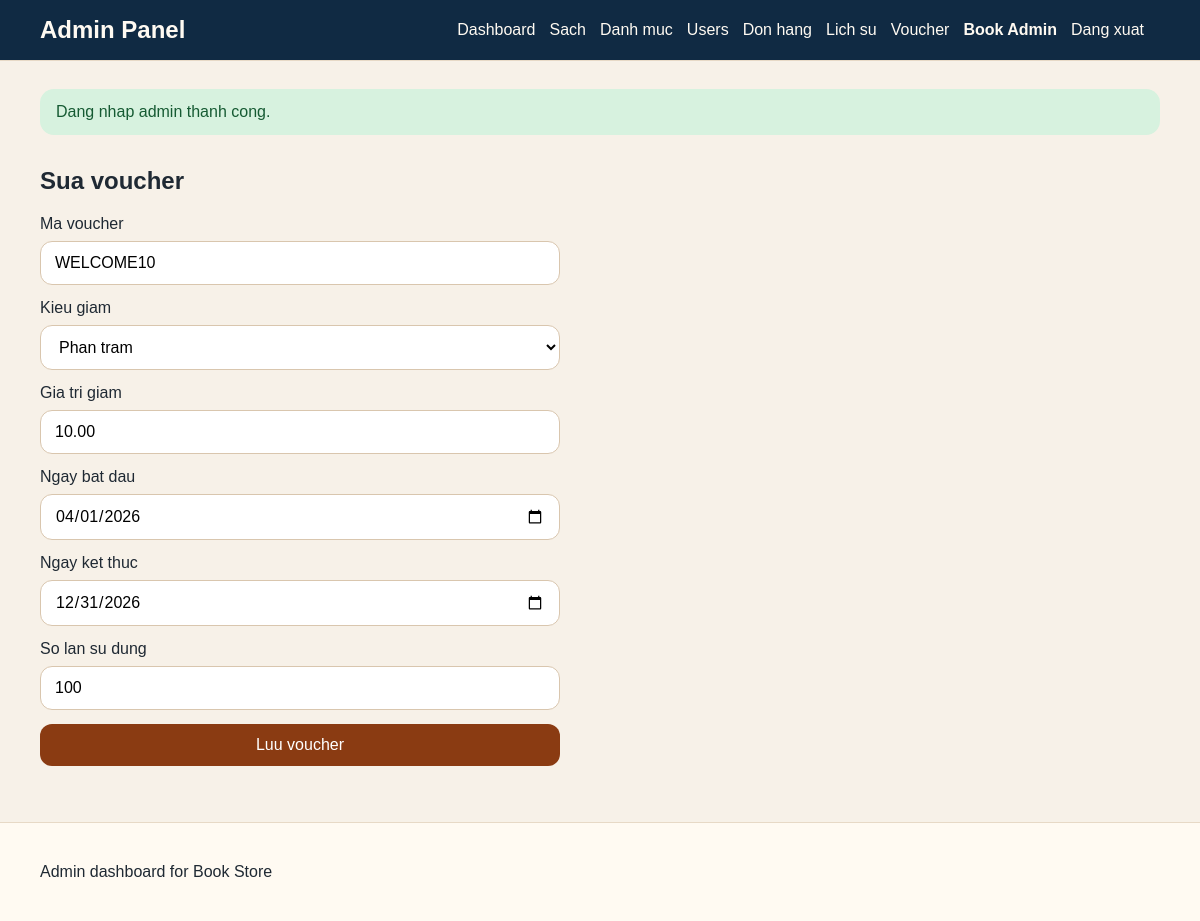
The page /index.php?route=admin-vouchers-edit&id=1 (signed in) on the database its author committed.
### tables this page shows
CREATE TABLE IF NOT EXISTS vouchers (
    id INT AUTO_INCREMENT PRIMARY KEY,
    code VARCHAR(50) NOT NULL UNIQUE,
    discount_type VARCHAR(20) NOT NULL,
    discount_value DECIMAL(10,2) NOT NULL,
    start_date DATE NOT NULL,
    end_date DATE NOT NULL,
    usage_limit INT NOT NULL DEFAULT 0,
    used_count INT NOT NULL DEFAULT 0,
    created_at DATETIME NOT NULL DEFAULT CURRENT_TIMESTAMP
);

### src/core/AdminController.php (called while the page is built, shortened)
<?php
abstract class AdminController extends Controller
{
    protected function renderAdmin(string $view, array $data = []): void
    {
        extract($data, EXTR_SKIP);
        $viewFile = __DIR__ . '/../views/' . $view . '.php';
        require __DIR__ . '/../layouts/admin/header.php';
        require $viewFile;
        require __DIR__ . '/../layouts/admin/footer.php';
    }
}

### src/controllers/AdminVoucherController.php (called while the page is built, shortened)
<?php
class AdminVoucherController extends AdminController
{
    public function edit(): void
    {
        $model = new Voucher($this->pdo);
        $id = (int) ($_GET['id'] ?? $_POST['id'] ?? 0);
        $this->renderAdmin('admin/vouchers/form', [
            'pageTitle' => 'Sua voucher',
            'voucher' => $model->find($id),
            'formAction' => route_url('admin-vouchers-edit', ['id' => $id]),
        ]);
    }
}

### src/index.php (called while the page is built, shortened)
<?php
require_once __DIR__ . '/config/database.php';
require_once __DIR__ . '/helpers/helpers.php';
require_once __DIR__ . '/core/AdminController.php';
require_once __DIR__ . '/models/Voucher.php';
require_once __DIR__ . '/controllers/AdminVoucherController.php';
$route = $_GET['route'] ?? 'home';
[$controllerClass, $method] = $routes[$route];
$controller = new $controllerClass($pdo);
$controller->$method();

### src/models/Voucher.php (called while the page is built, shortened)
<?php
class Voucher
{
    public function find(int $id): ?array
    {
        $stmt = $this->pdo->prepare('SELECT * FROM vouchers WHERE id = :id LIMIT 1');
        $stmt->execute(['id' => $id]);
        $voucher = $stmt->fetch();
        return $voucher ?: null;
    }
}

### src/helpers/helpers.php (called while the page is built, shortened)
<?php
function e(?string $value): string
{
    return htmlspecialchars((string) $value, ENT_QUOTES, 'UTF-8');
}

### src/views/admin/vouchers/form.php (the view, shortened to what this page needs)
<section class="section">
    <div class="section__header"><h1><?php echo e($voucher ? 'Sua voucher' : 'Them voucher'); ?></h1></div>
    <form method="POST" action="<?php echo e($formAction); ?>" class="admin-form narrow-form">
        <label><span>Ma voucher</span><input type="text" name="code" value="<?php echo e($voucher['code'] ?? ''); ?>" required></label>
        <label><span>Kieu giam</span><select name="discount_type"><option value="percent" <?php echo (($voucher['discount_type'] ?? '') === 'percent') ? 'selected' : ''; ?>>Phan tram</option></select></label>
        <label><span>Gia tri giam</span><input type="number" step="0.01" name="discount_value" value="<?php echo e(isset($voucher['discount_value']) ? (string) $voucher['discount_value'] : ''); ?>" required></label>
        <label><span>Ngay bat dau</span><input type="date" name="start_date" value="<?php echo e($voucher['start_date'] ?? date('Y-m-d')); ?>" required></label>
        <label><span>Ngay ket thuc</span><input type="date" name="end_date" value="<?php echo e($voucher['end_date'] ?? date('Y-m-d')); ?>" required></label>
        <label><span>So lan su dung</span><input type="number" name="usage_limit" value="<?php echo e(isset($voucher['usage_limit']) ? (string) $voucher['usage_limit'] : '0'); ?>" min="0" required></label>
        <button type="submit" class="button button-primary">Luu voucher</button>
    </form>
</section>

### src/assets/css/style.css (style rules this page uses)
body { margin: 0; font-family: Arial, sans-serif; background: #f7f1e8; color: #1f2933; }
button, input, select, textarea { font: inherit; }
.header-search input, .filter-form input, .filter-form select, .auth-form input, .checkout-form input, .checkout-form textarea, .add-to-cart-form input, .admin-form input, .admin-form textarea, .admin-form select, .admin-filters input, .admin-filters select { width: 100%; padding: 12px 14px; border: 1px solid #d9c6ae; border-radius: 12px; background: #fff; box-sizing: border-box; }
.header-search button, .button { padding: 12px 18px; border: none; border-radius: 12px; cursor: pointer; }
.hero h1, .section__header h1, .section__header h2, .book-detail__content h1, .auth-card h1 { margin: 0 0 12px; }
.section { margin-top: 32px; }
.section__header { margin-bottom: 20px; }
.filter-form, .auth-form, .checkout-form, .add-to-cart-form, .admin-form, .admin-filters { display: grid; gap: 14px; }
.filter-form label, .auth-form label, .checkout-form label, .add-to-cart-form label, .admin-form label { display: grid; gap: 8px; }
.button-primary, .header-search button { background: #8a3b12; color: #fff; }
.admin-form { max-width: 760px; }
.narrow-form { max-width: 520px; }

### rows shown on the page
vouchers: code "WELCOME10", discount_type "Phan tram", discount_value "10.00", start_date "04/01/2026", end_date "12/31/2026", usage_limit "100"

### other values the page prints
$admin['name'] "Book Admin"
$message "Dang nhap admin thanh cong."
$voucher ? 'Sua voucher' : 'Them voucher' "Sua voucher"
